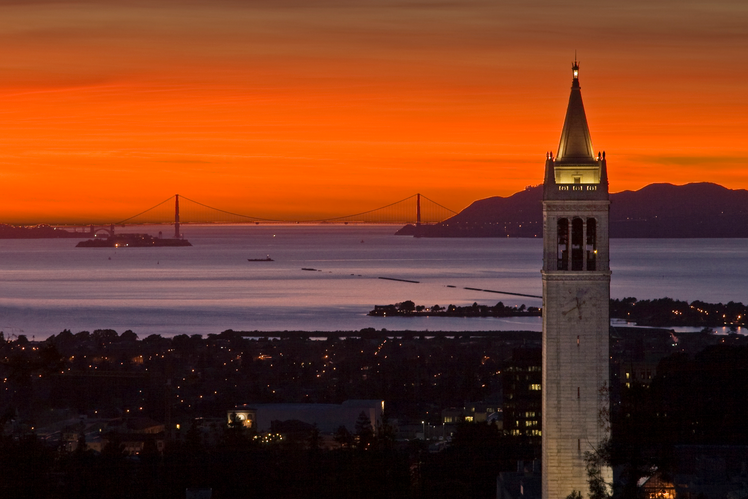
%> input picture standard_test_images/BerkeleyTower.png, 748 x 499 px
$ octave ippr08122023.m   (GNU Octave 9; MATLAB toolbox functions it lacks are replaced by stand-ins)
%> lines starting %> are read from the running program, lines starting %| are printed output that depends on the picture; in (x1, y1, x2, y2) boxes, pixels count from 0 and x2, y2 are one past the last pixel; in counts of white or black regions, pixels touching at a corner belong together; the program's own positions count from 1
% Read and display the image
image = imread('standard_test_images\BerkeleyTower.png');
%> image is the input picture: size 499x748x3 uint8; mean R, G, B 118, 58.2, 32.9
imshow(image);
title('Original Image');

% Convert the image to grayscale
graylmage = rgb2gray(image);
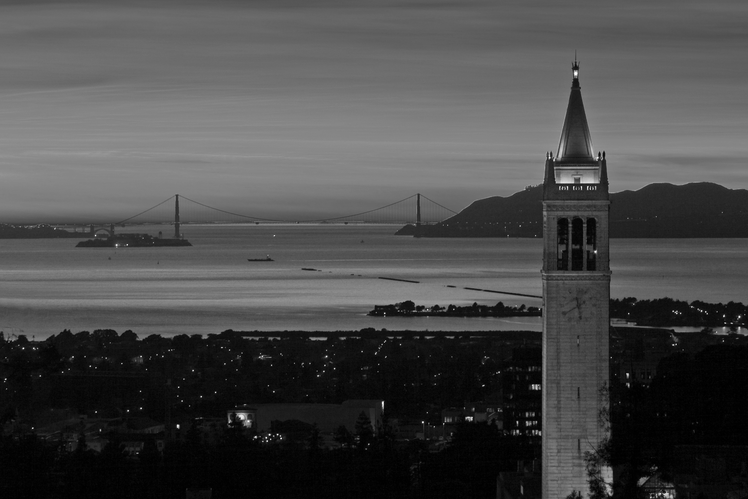
%> graylmage: size 499x748 uint8; min 0, max 255, mean 73.2
figure;
imshow(graylmage);
title('Grayscale Image');

% Apply image smoothing using a Gaussian filter
smoothedImage = imgaussfilt(graylmage, 3);
figure;
imshow(smoothedImage);
title('Smoothed Image');

% Perform edge detection using the Canny algorithm
edgelmage = edge(smoothedImage, 'Canny');
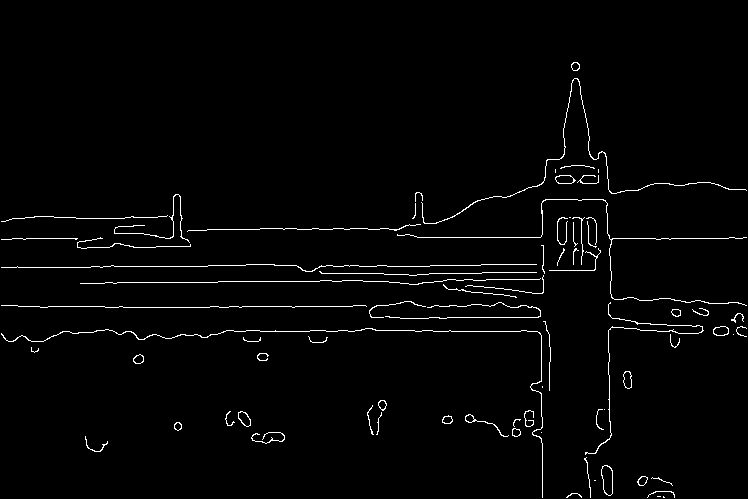
%> edgelmage: size 499x748 logical; 2% white in thin lines or dots, all inside (x1, y1, x2, y2) = (1, 62, 747, 498)
figure;
imshow(edgelmage);
title('Edges');

% Perform basic image segmentation using thresholding
threshold = graythresh(smoothedImage);
%> threshold = 0.243
binaryImage = imbinarize(smoothedImage, threshold);
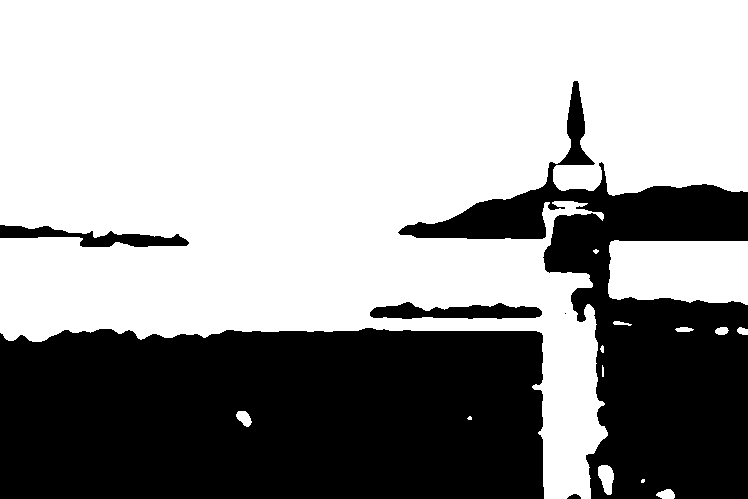
%> binaryImage: size 499x748 logical; 62% white; 6 black regions (1 under 20 px)
figure;
imshow(binaryImage);
title('Binary Image');

% Perform connected component analysis
labeledImage = bwlabel(binaryImage);
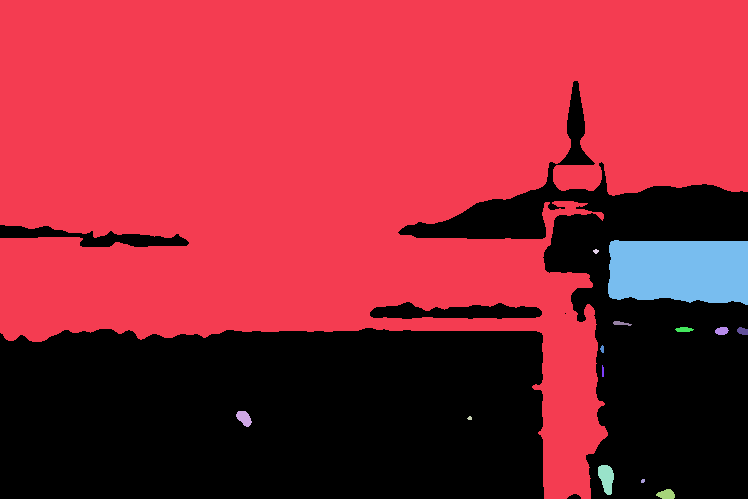
%> labeledImage: size 499x748 double; 15 distinct labels, from 0 to 14; one colour per label, 0 black
numRegions = max(labeledImage(:));
%> numRegions = 14
fprintf('Number of regions: %d\n', numRegions);
%| Number of regions: 14

% Display each region with a different color
coloredLabels = label2rgb(labeledImage, 'hsv', 'k', 'shuffle');
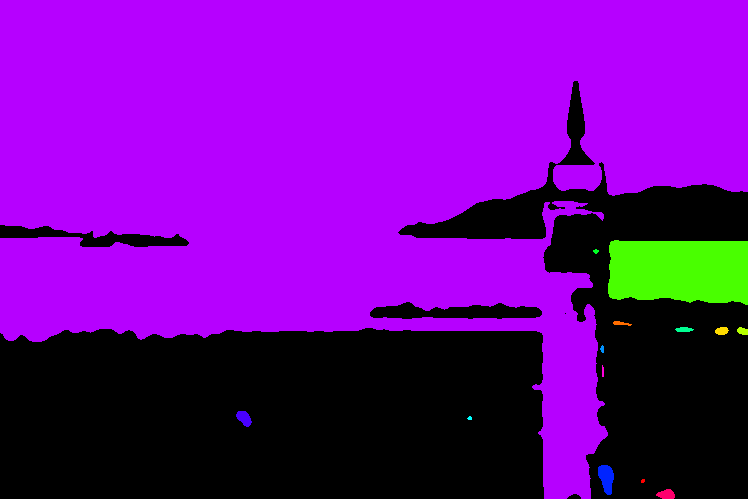
%> coloredLabels: size 499x748x3 uint8; mean R, G, B 110.2, 5.9, 152.2
figure;
imshow(coloredLabels);
title('Connected Components');

% Extract properties of each region
regionProps = regionprops(labeledImage, 'Area', 'BoundingBox', 'Centroid');
%> regionProps = 14 regions; largest, box (x1, y1, x2, y2), Area and Centroid: (0, 0, 748, 499) 222127 [346.6 163.2], (608, 240, 748, 305) 8263 [680.2 271.3], (598, 465, 614, 495) 339 [607 478.6], (236, 411, 252, 427) 167 [244.7 418.8], (656, 489, 675, 499) 140 [667 495]

% Display the properties of each region
for i= 1:numRegions
fprintf('Region %d:\n', i);
fprintf('Area: %d\n', regionProps(i).Area);
fprintf('Bounding Box: %s\n', mat2str(regionProps(i).BoundingBox));
fprintf('Centroid: %s\n', mat2str(regionProps(i).Centroid));
fprintf('\n');
end
%> this loop made 14 passes
%> (printed output is left out)
